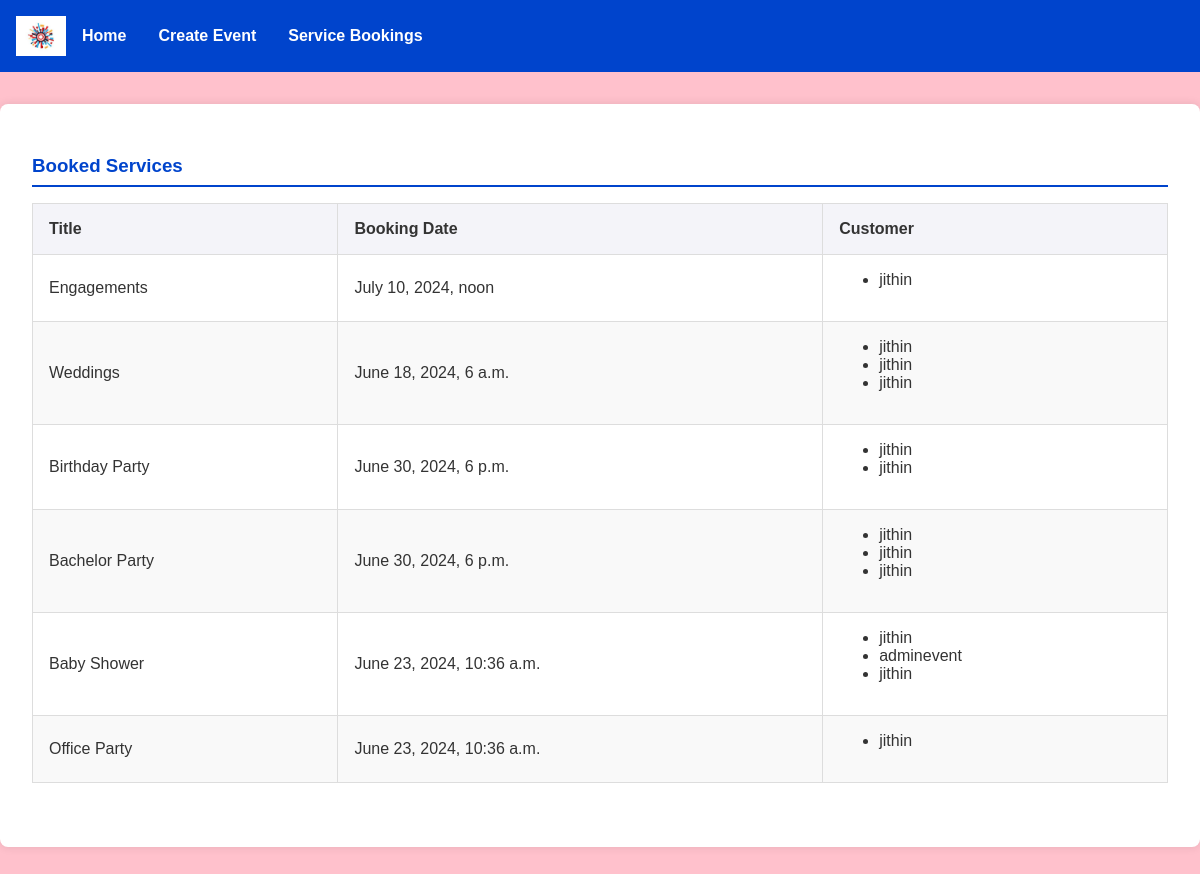
The page /booking_details (signed in) on the database its author committed.
### Event/models.py (models this page shows, shortened)
class Event(models.Model):
    title = models.CharField(max_length=255)
    image= models.ImageField(default='')
    description = models.TextField()
    start_time = models.DateTimeField()
    end_time = models.DateTimeField()
    venue = models.ForeignKey(Venue, on_delete=models.CASCADE)
    organizer = models.ForeignKey(User, on_delete=models.CASCADE)
    ticketed = models.BooleanField(default=True)
    rate = models.DecimalField(max_digits=10, decimal_places=2, null=True, blank=True)

class Attendee(models.Model):
    user = models.ForeignKey(User, on_delete=models.CASCADE)
    event = models.ForeignKey(Event, on_delete=models.CASCADE)
    ticket = models.ForeignKey(Ticket, on_delete=models.CASCADE, null=True, blank=True)
    registration_date = models.DateTimeField(auto_now_add=True)
    booking_date = models.DateField(null=True, blank=True)

### Event/views.py (the view)
# urls.py: path('booking_details',views.booking_details,name='booking_details'),
@login_required
def booking_details(request):
    booked_services = Event.objects.filter(ticketed=False)
    context = {
        'booked_services': booked_services,
    }
    return render(request, 'booking_details.html', context)

### templates/booking_details.html (shortened to what this page needs)
{% load static %}
{% block content %}
<nav>
    <img src="{% static 'images/eventlogo2.jpeg' %}" alt="Logo">
    <ul>
        <li><a href="{% url 'organizer_dashboard' %}">Home</a></li>
        <li><a href="{% url 'create_event' %}">Create Event</a></li>
        <li><a href="{% url 'booking_details' %}">Service Bookings</a></li>
    </ul>
</nav>
<div class="container">
    <div class="section">
        <h3>Booked Services</h3>
        <table>
            <thead>
                <tr>
                    <th>Title</th>
                    <th>Booking Date</th>
                    <th>Customer</th>
                </tr>
            </thead>
            <tbody>
                {% for service in booked_services %}
                    {% if service.attendee_set.all %}
                        <tr>
                            <td>{{ service.title }}</td>
                            <td>{{ service.start_time }}</td>
                            <td>
                                <ul>
                                    {% for attendee in service.attendee_set.all %}
                                        <li>{{ attendee.user.username }}</li>
                                    {% endfor %}
                                </ul>
                            </td>
                        </tr>
                    {% endif %}
                {% endfor %}
            </tbody>
        </table>
    </div>
</div>
{% endblock %}

### templates/booking_details.html (style rules this page uses)
nav { background-color: #0044cc; padding: 1rem; display: flex; align-items: center; }
nav img { height: 40px; margin-right: 1rem; }
nav ul { list-style: none; padding: 0; margin: 0; display: flex; }
nav ul li { margin-right: 2rem; }
nav ul li a { color: white; text-decoration: none; font-weight: bold; }
.container { max-width: 1200px; margin: 2rem auto; padding: 2rem; background-color: white; border-radius: 8px; box-shadow: 0 0 10px rgba(0, 0, 0, 0.1); }
.section { margin-bottom: 2rem; }
h3 { border-bottom: 2px solid #0044cc; padding-bottom: 0.5rem; margin-bottom: 1rem; color: #0044cc; }
table { width: 100%; border-collapse: collapse; margin-bottom: 1rem; }
table, th, td { border: 1px solid #ddd; }
th, td { padding: 1rem; text-align: left; }
th { background-color: #f4f4f9; }
tr:nth-child(even) { background-color: #f9f9f9; }

### rows shown on the page
Event: title "Engagements", start_time "July 10, 2024, noon"
Attendee: user.username "jithin"
Event: title "Weddings", start_time "June 18, 2024, 6 a.m."
Attendee: user.username "jithin"
Attendee: user.username "jithin"
Attendee: user.username "jithin"
Event: title "Birthday Party", start_time "June 30, 2024, 6 p.m."
Attendee: user.username "jithin"
Attendee: user.username "jithin"
Event: title "Bachelor Party", start_time "June 30, 2024, 6 p.m."
Attendee: user.username "jithin"
Attendee: user.username "jithin"
Attendee: user.username "jithin"
Event: title "Baby Shower", start_time "June 23, 2024, 10:36 a.m."
Attendee: user.username "jithin"
Attendee: user.username "adminevent"
Attendee: user.username "jithin"
Event: title "Office Party", start_time "June 23, 2024, 10:36 a.m."
Attendee: user.username "jithin"
